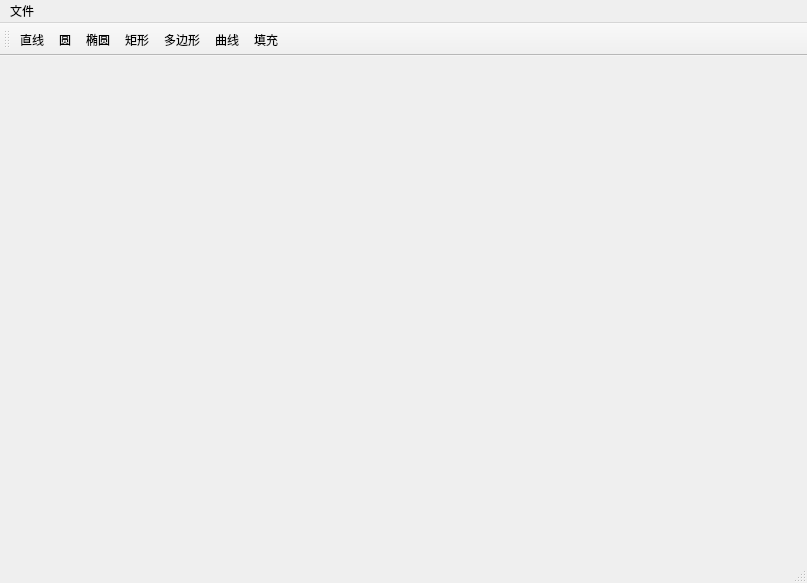
<?xml version="1.0" encoding="UTF-8"?>
<ui version="4.0">
 <class>MainWindow</class>
 <widget class="QMainWindow" name="MainWindow">
  <property name="geometry">
   <rect>
    <x>0</x>
    <y>0</y>
    <width>807</width>
    <height>583</height>
   </rect>
  </property>
  <property name="windowTitle">
   <string>MainWindow</string>
  </property>
  <widget class="QWidget" name="centralWidget"/>
  <widget class="QMenuBar" name="menuBar">
   <property name="geometry">
    <rect>
     <x>0</x>
     <y>0</y>
     <width>807</width>
     <height>23</height>
    </rect>
   </property>
   <widget class="QMenu" name="menu">
    <property name="title">
     <string>文件</string>
    </property>
   </widget>
   <addaction name="menu"/>
  </widget>
  <widget class="QToolBar" name="mainToolBar">
   <property name="font">
    <font>
     <family>微软雅黑 Light</family>
    </font>
   </property>
   <property name="toolButtonStyle">
    <enum>Qt::ToolButtonTextUnderIcon</enum>
   </property>
   <attribute name="toolBarArea">
    <enum>TopToolBarArea</enum>
   </attribute>
   <attribute name="toolBarBreak">
    <bool>false</bool>
   </attribute>
   <addaction name="actionLine"/>
   <addaction name="actionCircle"/>
   <addaction name="actionEllipse"/>
   <addaction name="actionRect"/>
   <addaction name="actionPolygon"/>
   <addaction name="actionCurve"/>
   <addaction name="actionFill"/>
  </widget>
  <widget class="QStatusBar" name="statusBar"/>
  <action name="actionLine">
   <property name="checkable">
    <bool>true</bool>
   </property>
   <property name="icon">
    <iconset resource="icon.qrc">
     <normaloff>:/icons/直线.bmp</normaloff>:/icons/直线.bmp</iconset>
   </property>
   <property name="text">
    <string>直线</string>
   </property>
  </action>
  <action name="actionCircle">
   <property name="checkable">
    <bool>true</bool>
   </property>
   <property name="icon">
    <iconset resource="icon.qrc">
     <normaloff>:/icons/圆.bmp</normaloff>:/icons/圆.bmp</iconset>
   </property>
   <property name="text">
    <string>圆</string>
   </property>
  </action>
  <action name="actionEllipse">
   <property name="checkable">
    <bool>true</bool>
   </property>
   <property name="icon">
    <iconset resource="icon.qrc">
     <normaloff>:/icons/椭圆.bmp</normaloff>:/icons/椭圆.bmp</iconset>
   </property>
   <property name="text">
    <string>椭圆</string>
   </property>
  </action>
  <action name="actionRect">
   <property name="checkable">
    <bool>true</bool>
   </property>
   <property name="icon">
    <iconset resource="icon.qrc">
     <normaloff>:/icons/矩形.bmp</normaloff>:/icons/矩形.bmp</iconset>
   </property>
   <property name="text">
    <string>矩形</string>
   </property>
  </action>
  <action name="actionPolygon">
   <property name="checkable">
    <bool>true</bool>
   </property>
   <property name="icon">
    <iconset resource="icon.qrc">
     <normaloff>:/icons/多边形.bmp</normaloff>:/icons/多边形.bmp</iconset>
   </property>
   <property name="text">
    <string>多边形</string>
   </property>
  </action>
  <action name="actionCurve">
   <property name="checkable">
    <bool>true</bool>
   </property>
   <property name="icon">
    <iconset resource="icon.qrc">
     <normaloff>:/icons/曲线.bmp</normaloff>:/icons/曲线.bmp</iconset>
   </property>
   <property name="text">
    <string>曲线</string>
   </property>
  </action>
  <action name="actionFill">
   <property name="checkable">
    <bool>true</bool>
   </property>
   <property name="icon">
    <iconset resource="icon.qrc">
     <normaloff>:/icons/颜料桶.bmp</normaloff>:/icons/颜料桶.bmp</iconset>
   </property>
   <property name="text">
    <string>填充</string>
   </property>
  </action>
 </widget>
 <layoutdefault spacing="6" margin="11"/>
 <resources>
  <include location="icon.qrc"/>
 </resources>
 <connections/>
</ui>
